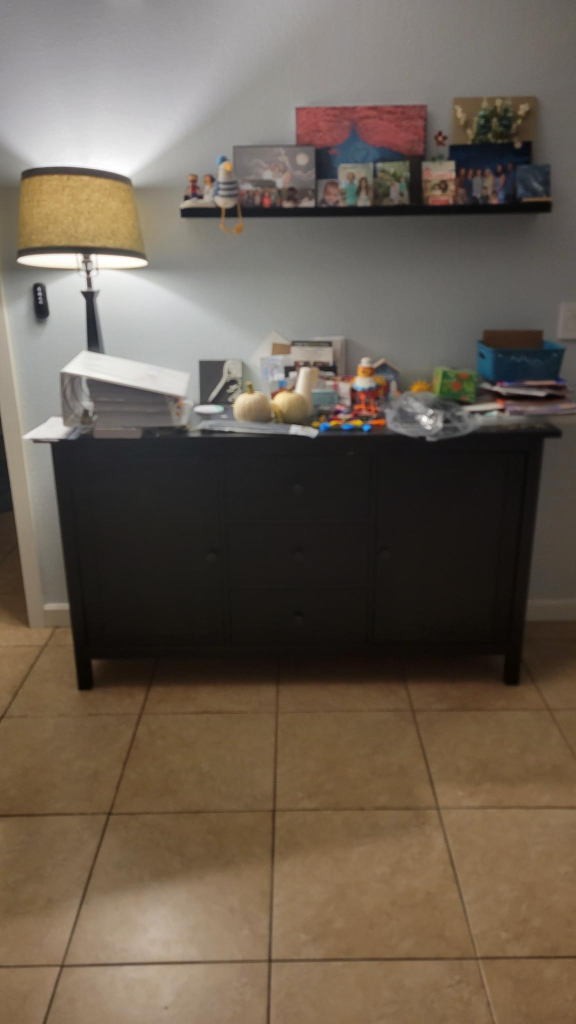
#> input picture Halloween/PumpkinSmashV5/images/image1.jpg, 1152 x 2048 px (shown at 1/2 size); its folder holds 2 pictures in this run
$ python make-test-videos.py ../images ../images/image10.jpg
#> lines starting #> are read from the running program, lines starting #| are printed output that depends on the picture; after the words box and inside, x2 and y2 are one past the last pixel; in counts of white or black regions, pixels touching at a corner belong together; pictures that were not available may be replaced by others from this repository, and a replacement may not be noted
"""Builds synthetic 'camera' clips of the real reference photos with KNOWN geometry, for the tracking tests.

Each clip is a looping MJPEG file that headless Chromium can play as a fake webcam. For every clip a JSON
sidecar records where the centre of the photograph is in video pixels, so tests can compare the tracked
pumpkin position with ground truth.

It also writes two clips for EVERY photo in <images_dir>/manifest.json, used by `game.test.mjs --only=all`:
  all-img<N>-straight  the photo upright and centred, filling most of the frame height
  all-img<N>-hard      the photo smaller, rotated and tilted away in perspective (a harder, more realistic view)

usage: python3 -I make-test-videos.py <images_dir> <out_dir>
Set FFMPEG=<path to ffmpeg> if ffmpeg is not on PATH.
"""
import json, math, subprocess, sys, os
import numpy as np
from PIL import Image, ImageDraw, ImageFilter

images_dir, out_dir = sys.argv[1], sys.argv[2]
os.makedirs(out_dir, exist_ok=True)
VW, VH = 1280, 720
BG = (92, 88, 84)
FFMPEG = os.environ.get('FFMPEG', 'ffmpeg')

def homography(src, dst):
    A = []
    for (x, y), (u, v) in zip(src, dst):
        A.append([x, y, 1, 0, 0, 0, -u * x, -u * y, -u])
        A.append([0, 0, 0, x, y, 1, -v * x, -v * y, -v])
    _, _, vt = np.linalg.svd(np.array(A, float))
    H = vt[-1].reshape(3, 3)
    return H / H[2, 2]

def apply(H, x, y):
    p = H @ np.array([x, y, 1.0])
    return p[0] / p[2], p[1] / p[2]

def make_frame(photo, quad):
    w, h = photo.size
    src = [(0, 0), (w, 0), (w, h), (0, h)]
    H = homography(src, quad)
    Hinv = np.linalg.inv(H)
    coeffs = (Hinv / Hinv[2, 2]).flatten()[:8]
    warped = photo.transform((VW, VH), Image.PERSPECTIVE, tuple(coeffs), Image.BICUBIC)
    mask = Image.new('L', photo.size, 255).transform((VW, VH), Image.PERSPECTIVE, tuple(coeffs), Image.BILINEAR)
    frame = Image.new('RGB', (VW, VH), BG)
    frame.paste(warped, (0, 0), mask)
    cx, cy = apply(H, w / 2, h / 2)
    return frame, (cx, cy)

def rect_quad(cx, cy, height, angle_deg=0.0, aspect=1152 / 2048):
    hh, hw = height / 2, height * aspect / 2
    a = math.radians(angle_deg)
    pts = []
    for sx, sy in [(-1, -1), (1, -1), (1, 1), (-1, 1)]:
        x, y = sx * hw, sy * hh
        pts.append((cx + x * math.cos(a) - y * math.sin(a), cy + x * math.sin(a) + y * math.cos(a)))
    return pts

def write_clip(name, frame, centre):
    jpg = os.path.join(out_dir, f'{name}.jpg')
    frame.save(jpg, quality=95)
    out = os.path.join(out_dir, f'{name}.mjpeg')
    subprocess.run([FFMPEG, '-y', '-loglevel', 'error', '-loop', '1', '-i', jpg, '-t', '2', '-r', '15',
                    '-vf', 'format=yuvj420p', '-c:v', 'mjpeg', '-q:v', '2', '-f', 'mjpeg', out], check=True)
    with open(os.path.join(out_dir, f'{name}.json'), 'w') as f:
        json.dump({'name': name, 'video': [VW, VH], 'centre': centre}, f)
    print(name, 'centre', None if centre is None else (round(centre[0], 1), round(centre[1], 1)))

photos = [Image.open(os.path.join(images_dir, f'image{i}.jpg')).convert('RGB') for i in (1, 2, 3)]
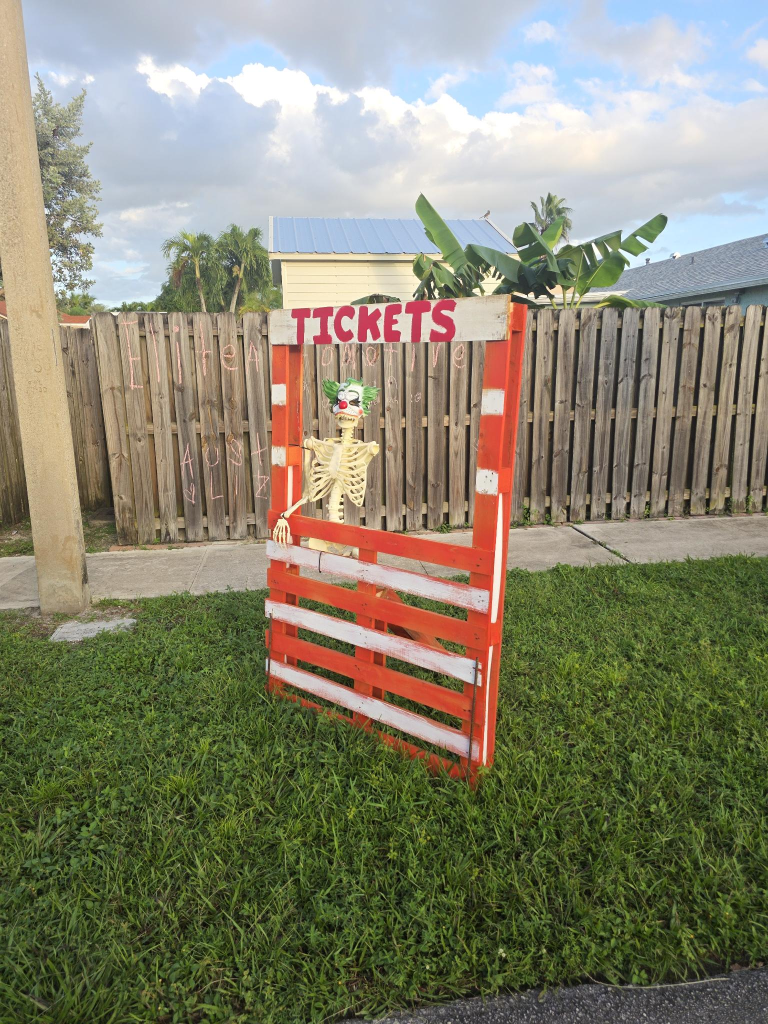
#> input picture Halloween/PumpkinSmashV5/images/image10.jpg, 1536 x 2048 px, given in place of image3.jpg, which was not available (shown at 1/2 size)

for i, p in enumerate(photos, 1):
    f, c = make_frame(p, rect_quad(VW / 2, VH / 2, 640))
    write_clip(f'img{i}-straight', f, c)
#> this loop made 3 passes
#> (w in make_frame, src in make_frame) on passes 1 to 3: (1152, [(0, 0), (1152, 0), (1152, 2048), (0, 2048)]), (1152, [(0, 0), (1152, 0), (1152, 2048), (0, 2048)]), (1536, [(0, 0), (1536, 0), (1536, 2048), (0, 2048)])
#| img1-straight centre (640.0, 360.0)
#| img2-straight centre (640.0, 360.0)
#| img3-straight centre (640.0, 360.0)
#> pass 1, in make_frame, `mask = Image.new('L', photo.size, 255).transform((VW, VH), Image.PERSP..`:
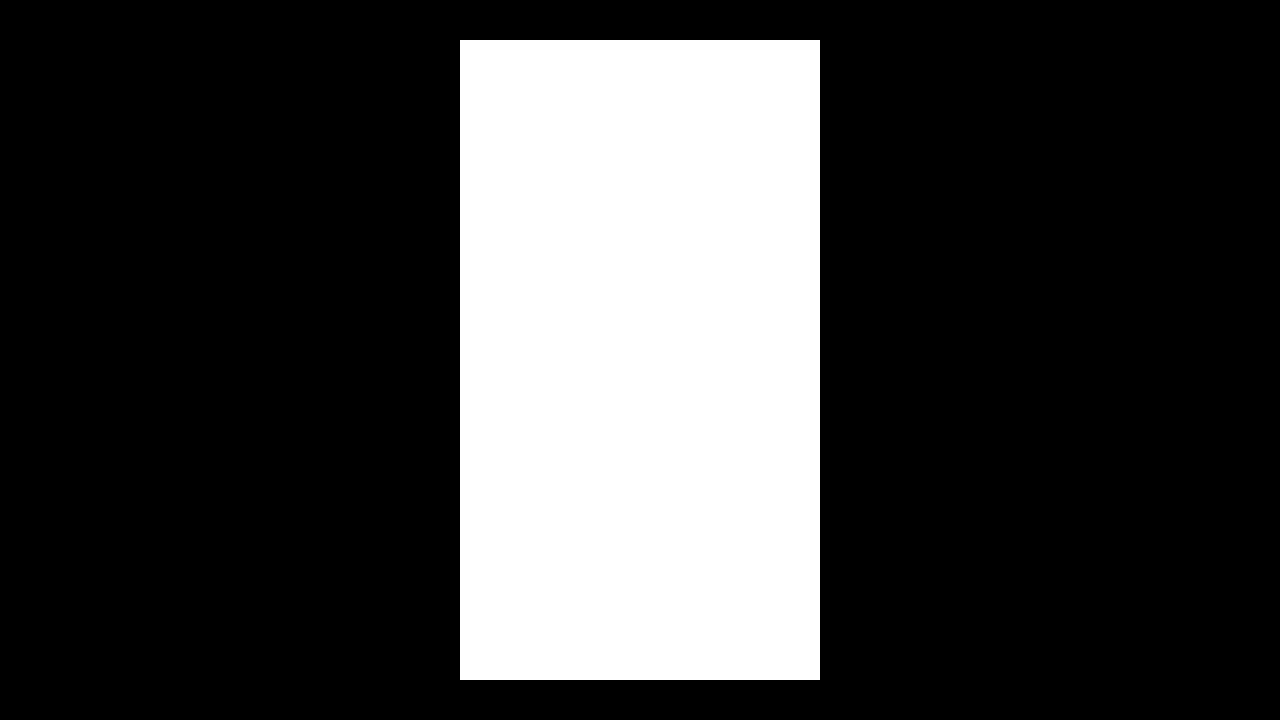
#> mask: PIL image 1280x720 L; 25% white; 1 white region, box (x1, y1, x2, y2) and area: (460, 40, 820, 680) 230400

# Rotated 28 degrees, off-centre
f, c = make_frame(photos[2], rect_quad(VW * 0.42, VH * 0.52, 600, angle_deg=28))
#> in make_frame (call 4), `mask = Image.new('L', photo.size, 255).transform((VW, VH), Image.PERSP..`: mask: PIL image 1280x720 L; 22% white; 1 white region, box (x1, y1, x2, y2) and area: (248, 30, 827, 718) 202499
#> c = (537.6, 374.4)
write_clip('img3-rotated', f, c)
#| img3-rotated centre (537.6, 374.4)

# Perspective: image turned away (right edge farther than left edge) and tilted
tilt = [(470, 90), (790, 150), (800, 600), (450, 650)]
f, c = make_frame(photos[0], tilt)
#> in make_frame (call 5), `mask = Image.new('L', photo.size, 255).transform((VW, VH), Image.PERSP..`: mask: PIL image 1280x720 L; 18.4% white; 1 white region, box (x1, y1, x2, y2) and area: (450, 90, 800, 650) 169222
#> in make_frame (call 5), `frame.paste(warped, (0, 0), mask)`:
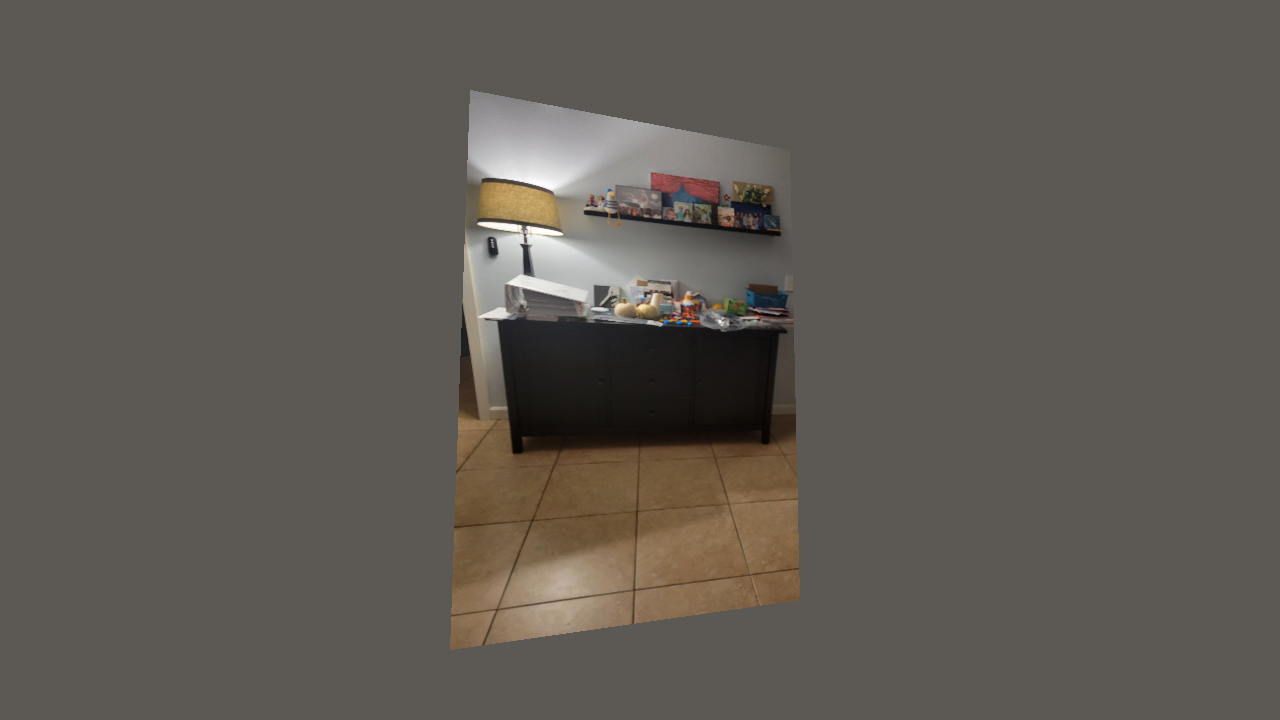
#> frame: PIL image 1280x720 RGB; mean R, G, B 95.1, 89.6, 83.8
#> c = (645.9, 361.9)
write_clip('img1-perspective', f, c)
#| img1-perspective centre (645.9, 361.9)

# Blank scene: nothing to find
blank = Image.new('RGB', (VW, VH), BG)
d = ImageDraw.Draw(blank)
write_clip('blank', blank, None)

# Moving: image 3 sweeps left-to-right while swaying +-14 degrees, 15 fps for 4 s. The sidecar lists the true centre of
# every frame so a test can check that the tracked pumpkin follows the real path.
FRAMES = 60
path_pts = []
seq_dir = os.path.join(out_dir, 'moving-frames')
os.makedirs(seq_dir, exist_ok=True)
for k in range(FRAMES):
    u = k / (FRAMES - 1)
    cx = VW * (0.32 + 0.36 * (0.5 - 0.5 * math.cos(math.pi * 2 * u * 0.5)))  # eases 0.32 -> 0.68 of the width
    ang = 14 * math.sin(2 * math.pi * u)
    f, c = make_frame(photos[2], rect_quad(cx, VH / 2, 600, angle_deg=ang))
    f.save(os.path.join(seq_dir, f'f{k:03d}.jpg'), quality=95)
    path_pts.append(c)
#> this loop made 60 passes
#> c on passes 1 to 12: (409.6, 360), (409.9, 360), (410.9, 360), (412.5, 360), (414.8, 360), (417.7, 360), (421.3, 360), (425.4, 360), (430.2, 360), (435.6, 360), (441.5, 360), (448, 360)
#> pass 1, `f, c = make_frame(photos[2], rect_quad(cx, VH / 2, 600, angle_deg=ang))`:
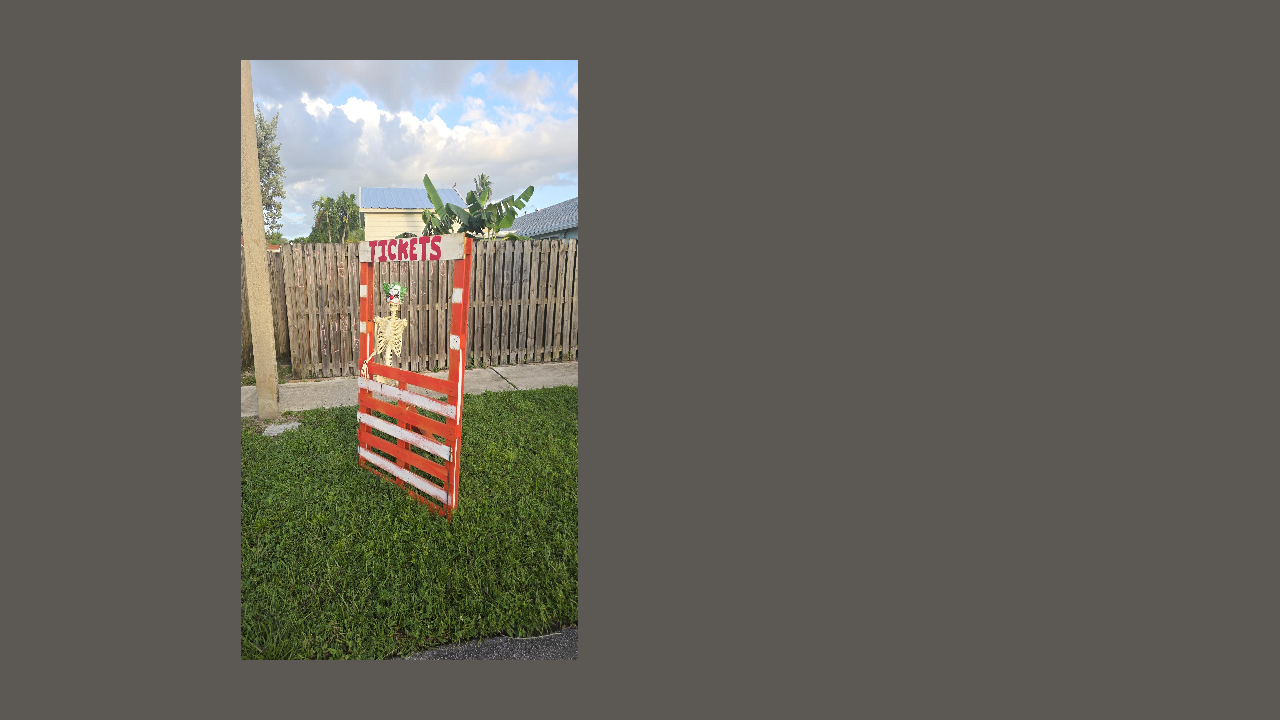
#> f: PIL image 1280x720 RGB; mean R, G, B 101.2, 97.6, 89.8
#> after the loop:
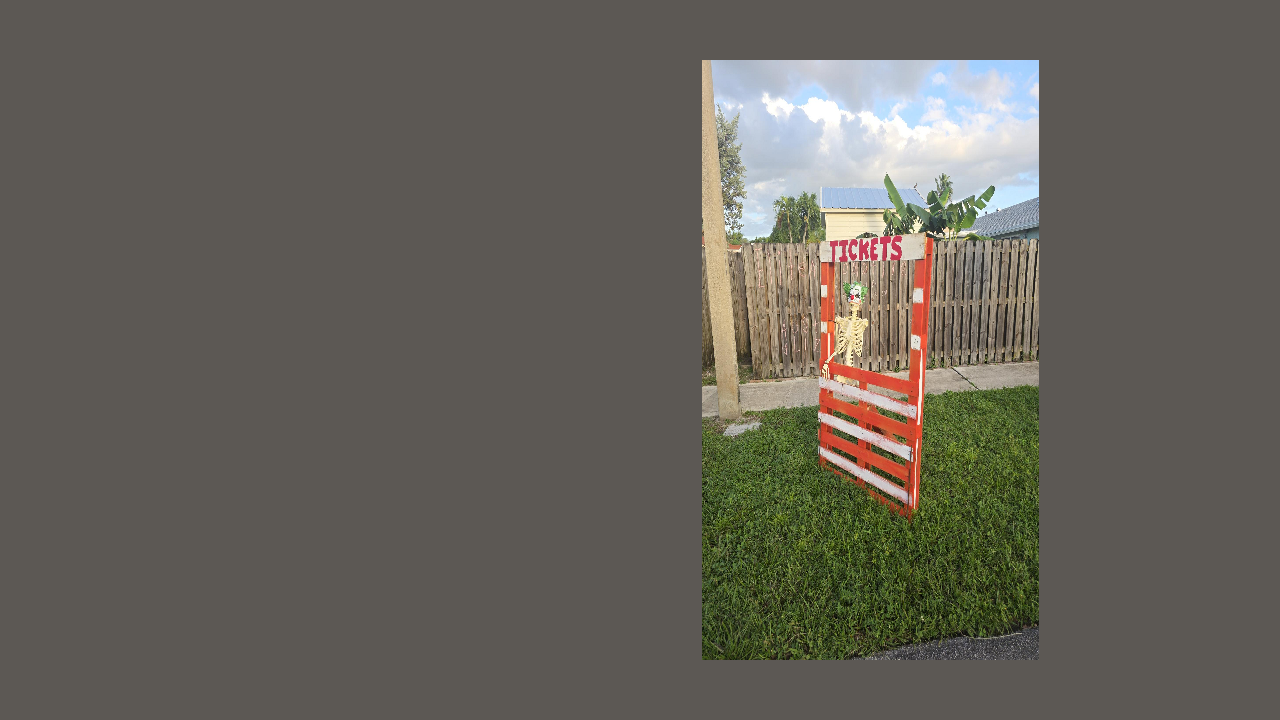
#> f: PIL image 1280x720 RGB; mean R, G, B 101.2, 97.6, 89.8
#> after the loop, path_pts = 60 pairs, first value 409.6 to 870.4, second value 360 to 360
mov = os.path.join(out_dir, 'img3-moving.mjpeg')
subprocess.run([FFMPEG, '-y', '-loglevel', 'error', '-framerate', '15', '-i', os.path.join(seq_dir, 'f%03d.jpg'),
                '-vf', 'format=yuvj420p', '-c:v', 'mjpeg', '-q:v', '2', '-f', 'mjpeg', mov], check=True)
#> (this line was passed over: subprocess is not available in this run)
#> (the run stopped early here; a loop or call above may not have finished)
